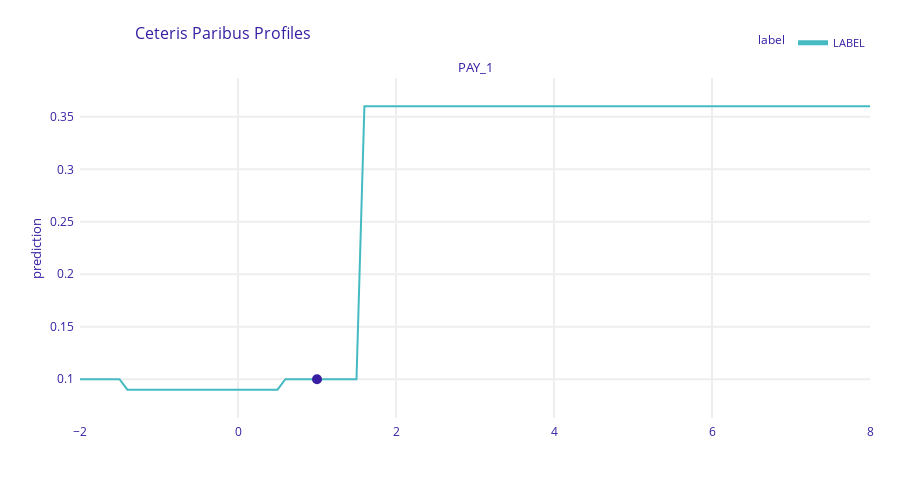

The code cell stored with this chart in its notebook:
### Markdown cell above
## What-if scenarios

In the previous section we've covered how to break down a prediction. In this section we're taking a look at what-if scenarios for predictions. You can create a what-if scenario using the `predict_profile` method on the explainer.

### Code cell
explainer.predict_profile(x_test.iloc[[0]]).plot(variables=['PAY_1'])
